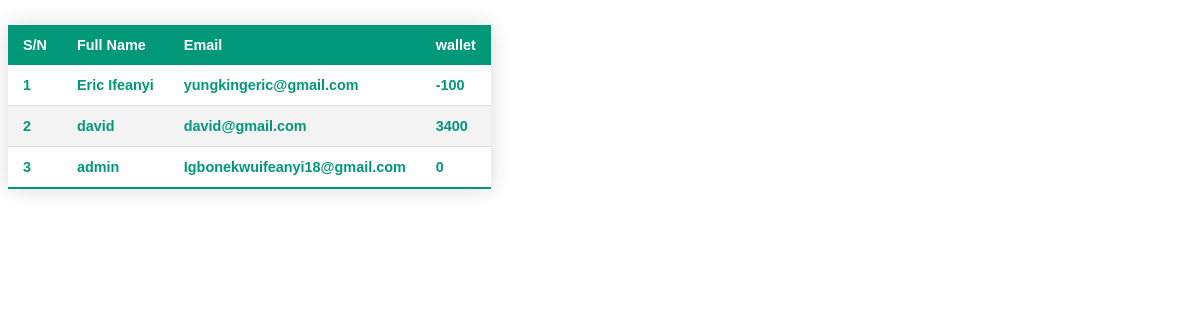
The page /general on the database as committed earlier.
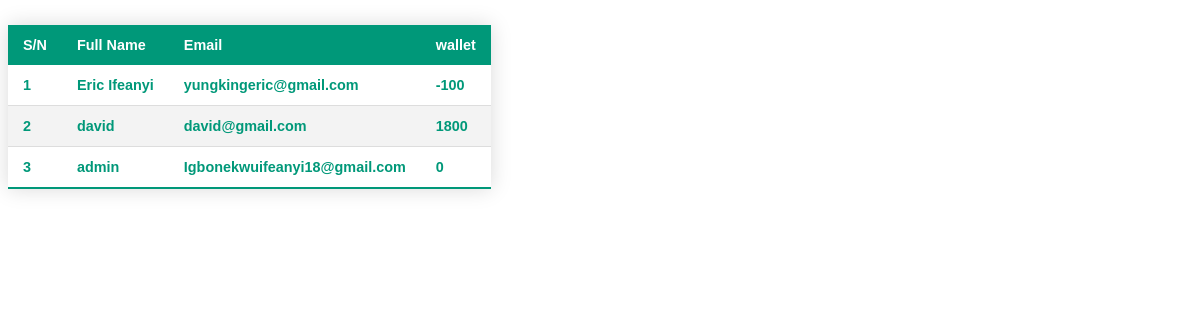
The same page on the database as committed later.
### account/models.py (models this page shows)
class agent(models.Model):
    full_name = models.CharField(max_length=100)
    email = models.CharField(max_length=100)
    wallet_bal = models.CharField(max_length=1000)
    password = models.CharField(max_length=100)
    forget_password_token = models.CharField(max_length=100)

### identify_me/views.py (the view)
# urls.py: path('general',views.my_portal, name="my_portal"),
def my_portal(request):
    historys = agent.objects.all()
    pay = historys
    return render(request, 'my_portal.html',{"trans": pay})

### templates/my_portal.html (shortened to what this page needs)
{% load static %}
<!DOCTYPE html>
<html lang="en">
<head>
    <link href="https://unpkg.com/boxicons@2.1.2/css/boxicons.min.css" rel='stylesheet'>
    <link rel="stylesheet" href="{% static 'v_by_nin_searchs.css' %}">
</head>
<body>
    <table class="styled-table">
                        <thead>
                            <tr>
                                <th>S/N</th>
                                <th>Full Name</th>
                                <th>Email</th>
                                <th>wallet</th>
                            </tr>
                        </thead>
                        <tbody>
                            {% for x in trans %}
                            <tr class="active-row">
                                <td>{{ x.id }}</td>
                                <td>{{ x.full_name }}</td>
                                <td>{{x.email}}</td>
                                <td>{{x.wallet_bal}}</td>
                            </tr>
                            {% endfor %}
                        </tbody>
                    </table>
</body>
</html>

### static/v_by_nin_searchs.css (style rules this page uses)
.styled-table { border-collapse: collapse; margin: 25px 0; font-size: 0.9em; font-family: sans-serif; min-width: 400px; box-shadow: 0 0 20px rgba(0, 0, 0, 0.15); }
.styled-table thead tr { background-color: #009879; color: #ffffff; text-align: left; }
.styled-table th, .styled-table td { padding: 12px 15px; }
.styled-table tbody tr { border-bottom: 1px solid #dddddd; }
.styled-table tbody tr:nth-of-type(even) { background-color: #f3f3f3; }
.styled-table tbody tr:last-of-type { border-bottom: 2px solid #009879; }
.styled-table tbody tr.active-row { font-weight: bold; color: #009879; }

Rows that differ between the two databases and show on the page:
changed agent "david": wallet_bal "3400" → "1800"
